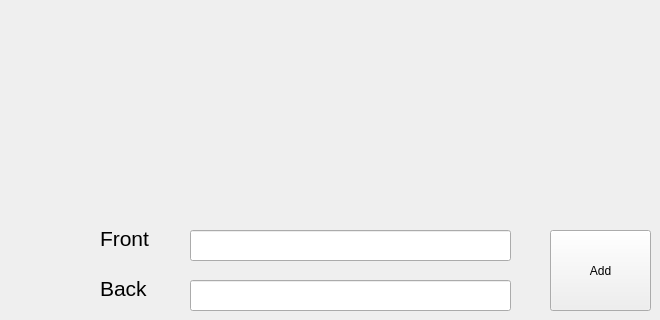
    <widget class="QWidget" name="AddCard">
     <widget class="QLineEdit" name="addCardFront">
      <property name="geometry">
       <rect>
        <x>190</x>
        <y>230</y>
        <width>321</width>
        <height>31</height>
       </rect>
      </property>
      <property name="font">
       <font>
        <pointsize>16</pointsize>
       </font>
      </property>
     </widget>
     <widget class="QLineEdit" name="addCardBack">
      <property name="geometry">
       <rect>
        <x>190</x>
        <y>280</y>
        <width>321</width>
        <height>31</height>
       </rect>
      </property>
      <property name="font">
       <font>
        <pointsize>16</pointsize>
       </font>
      </property>
     </widget>
     <widget class="QLabel" name="label_4">
      <property name="geometry">
       <rect>
        <x>100</x>
        <y>230</y>
        <width>55</width>
        <height>16</height>
       </rect>
      </property>
      <property name="font">
       <font>
        <pointsize>16</pointsize>
       </font>
      </property>
      <property name="text">
       <string>Front</string>
      </property>
     </widget>
     <widget class="QLabel" name="label_5">
      <property name="geometry">
       <rect>
        <x>100</x>
        <y>280</y>
        <width>55</width>
        <height>16</height>
       </rect>
      </property>
      <property name="font">
       <font>
        <pointsize>16</pointsize>
       </font>
      </property>
      <property name="text">
       <string>Back</string>
      </property>
     </widget>
     <widget class="QPushButton" name="addCardButton">
      <property name="geometry">
       <rect>
        <x>550</x>
        <y>230</y>
        <width>101</width>
        <height>81</height>
       </rect>
      </property>
      <property name="text">
       <string>Add</string>
      </property>
     </widget>
     <widget class="QLabel" name="addCardTitle">
      <property name="geometry">
       <rect>
        <x>210</x>
        <y>20</y>
        <width>351</width>
        <height>51</height>
       </rect>
      </property>
      <property name="font">
       <font>
        <pointsize>24</pointsize>
       </font>
      </property>
      <property name="text">
       <string/>
      </property>
     </widget>
    </widget>
